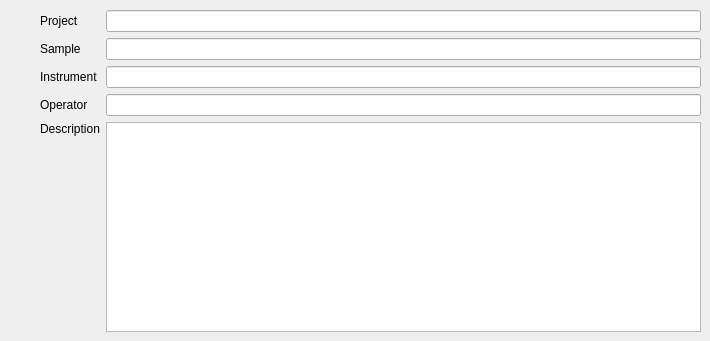
        <widget class="QWidget" name="tabInformation">
         <attribute name="title">
          <string>Information</string>
         </attribute>
         <widget class="QWidget" name="layoutWidget">
          <property name="geometry">
           <rect>
            <x>40</x>
            <y>10</y>
            <width>661</width>
            <height>322</height>
           </rect>
          </property>
          <layout class="QGridLayout" name="gridLayout">
           <item row="0" column="0">
            <widget class="QLabel" name="label">
             <property name="text">
              <string>Project</string>
             </property>
             <property name="buddy">
              <cstring>editProjectName</cstring>
             </property>
            </widget>
           </item>
           <item row="0" column="1">
            <widget class="QLineEdit" name="editProjectName"/>
           </item>
           <item row="1" column="0">
            <widget class="QLabel" name="label_2">
             <property name="text">
              <string>Sample</string>
             </property>
             <property name="buddy">
              <cstring>editSampleDescription</cstring>
             </property>
            </widget>
           </item>
           <item row="1" column="1">
            <widget class="QLineEdit" name="editSampleDescription"/>
           </item>
           <item row="2" column="0">
            <widget class="QLabel" name="label_3">
             <property name="text">
              <string>Instrument</string>
             </property>
             <property name="buddy">
              <cstring>editInstrumentName</cstring>
             </property>
            </widget>
           </item>
           <item row="2" column="1">
            <widget class="QLineEdit" name="editInstrumentName"/>
           </item>
           <item row="3" column="0">
            <widget class="QLabel" name="label_4">
             <property name="text">
              <string>Operator</string>
             </property>
             <property name="buddy">
              <cstring>editOperatorName</cstring>
             </property>
            </widget>
           </item>
           <item row="3" column="1">
            <widget class="QLineEdit" name="editOperatorName"/>
           </item>
           <item row="4" column="0">
            <widget class="QLabel" name="label_5">
             <property name="text">
              <string>Description</string>
             </property>
             <property name="buddy">
              <cstring>editExperimentDescription</cstring>
             </property>
            </widget>
           </item>
           <item row="4" column="1" rowspan="2">
            <widget class="QTextEdit" name="editExperimentDescription"/>
           </item>
           <item row="5" column="0">
            <spacer name="verticalSpacer_2">
             <property name="orientation">
              <enum>Qt::Vertical</enum>
             </property>
             <property name="sizeHint" stdset="0">
              <size>
               <width>20</width>
               <height>168</height>
              </size>
             </property>
            </spacer>
           </item>
          </layout>
         </widget>
        </widget>
